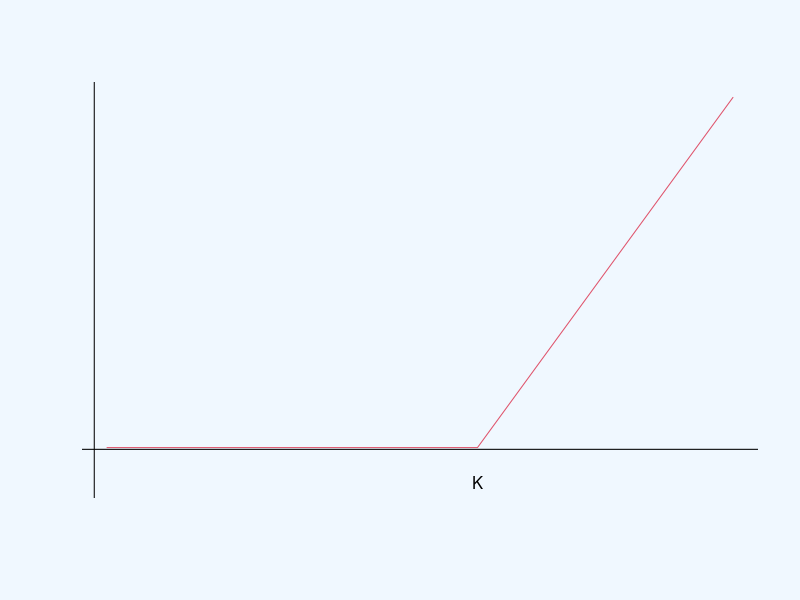

Generate this figure with R:
## ---- chunk 1
# TODO
## ---- chunk 2
#| fig-cap: "Call option payoff"
par(bg = "#f0f8ff")
x <- 1:50/10
k <- 3
y <- x-k
y[x<k] <- 0

plot(x, y, ann = FALSE, axes = FALSE, type = 'l', col=2, ylim=c(-0.2, 2))
text(3, -0.2, "K")
abline(h=-0.01)
abline(v=0)
